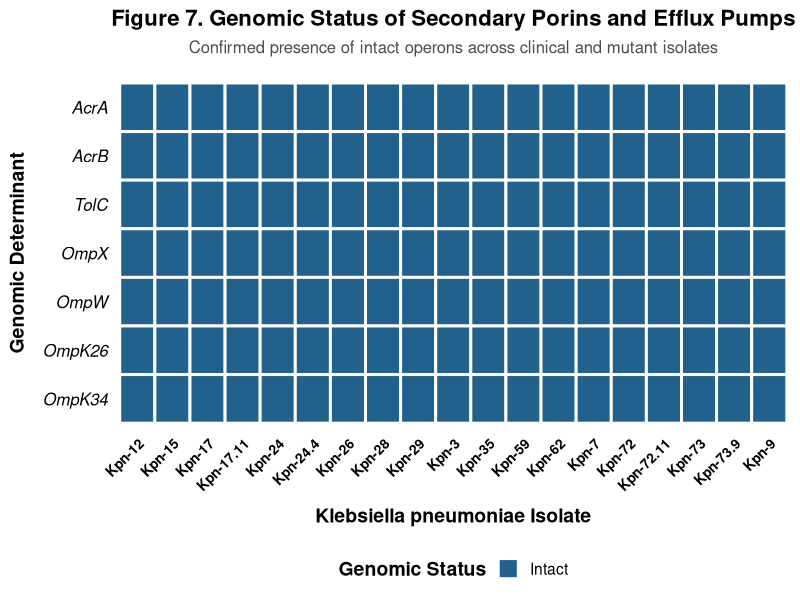
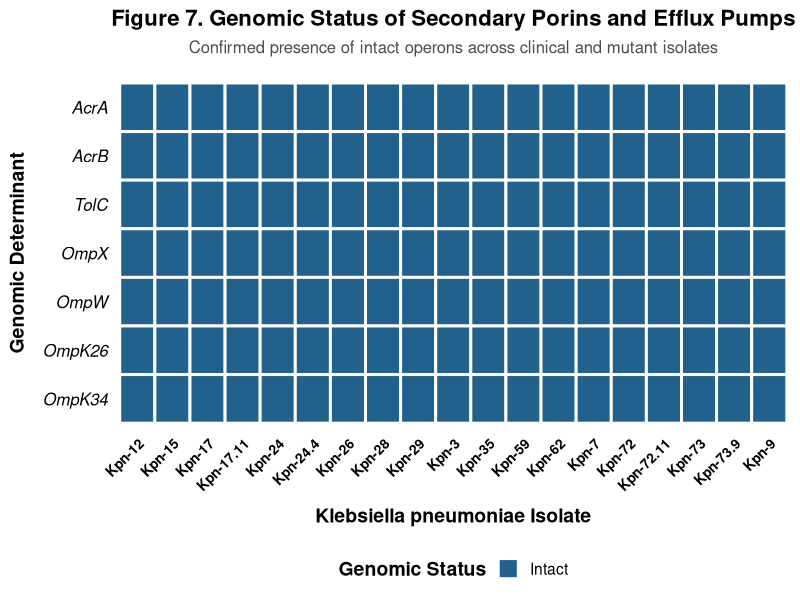

Generate these figures, in order, with R:
library(ggplot2)
library(dplyr)
library(tidyr)

# 1. TẠO DỮ LIỆU MÔ PHỎNG (Dựa trên kết quả Annotation/VFDB của Pipeline)
# Các gen này đều được tìm thấy (Intact) trong bộ gen, không bị đứt gãy như OmpK36
isolates <- c("Kpn-12", "Kpn-15", "Kpn-17", "Kpn-17.11", "Kpn-24", "Kpn-24.4", 
              "Kpn-26", "Kpn-28", "Kpn-29", "Kpn-3", "Kpn-35", "Kpn-59", 
              "Kpn-62", "Kpn-7", "Kpn-72", "Kpn-72.11", "Kpn-73", "Kpn-73.9", "Kpn-9")

genes <- c("AcrA", "AcrB", "TolC", "OmpX", "OmpW", "OmpK26", "OmpK34")

# Tạo lưới dữ liệu (Grid) và gán trạng thái "Intact" cho tất cả
efflux_data <- expand.grid(Sample = isolates, Gene = genes)
efflux_data$Status <- "Intact"

# (Tùy chọn) Thêm một số điểm Missing ngẫu nhiên nếu file dữ liệu thật của bạn có
# Ở đây ta giữ nguyên Intact để chứng minh luận điểm 4.6

# 2. XỬ LÝ ĐỊNH DẠNG
efflux_data$Gene <- factor(efflux_data$Gene, levels = rev(genes))
efflux_data$Sample <- factor(efflux_data$Sample, levels = isolates)

# 3. VẼ HEATMAP (TILE PLOT)
fig7 <- ggplot(efflux_data, aes(x = Sample, y = Gene, fill = Status)) +
  geom_tile(color = "white", linewidth = 1) +
  
  # Dùng màu xanh lam đậm (Navy) để biểu thị sự hiện diện nguyên vẹn của gen
  scale_fill_manual(values = c("Intact" = "#21618C", "Missing/Truncated" = "#E74C3C")) +
  
  labs(
    title = "Figure 7. Genomic Status of Secondary Porins and Efflux Pumps",
    subtitle = "Confirmed presence of intact operons across clinical and mutant isolates",
    x = "Klebsiella pneumoniae Isolate",
    y = "Genomic Determinant",
    fill = "Genomic Status"
  ) +
  
  theme_minimal(base_size = 14) +
  theme(
    plot.title = element_text(face = "bold", size = 16, hjust = 0.5),
    plot.subtitle = element_text(size = 12, hjust = 0.5, color = "grey30", margin = margin(b=15)),
    axis.text.x = element_text(angle = 45, hjust = 1, face = "bold", size = 10, color = "black"),
    axis.text.y = element_text(face = "italic", size = 12, color = "black"),
    axis.title.x = element_text(margin = margin(t = 10), face = "bold"),
    axis.title.y = element_text(margin = margin(r = 10), face = "bold"),
    panel.grid = element_blank(), # Bỏ lưới nền cho Heatmap gọn gàng
    legend.position = "bottom",
    legend.title = element_text(face = "bold")
  )

print(fig7)

# 4. XUẤT ẢNH PNG
ggsave("Figure_7_Secondary_Porins_Efflux.png", plot = fig7, width = 11, height = 5, dpi = 300, bg = "white")
